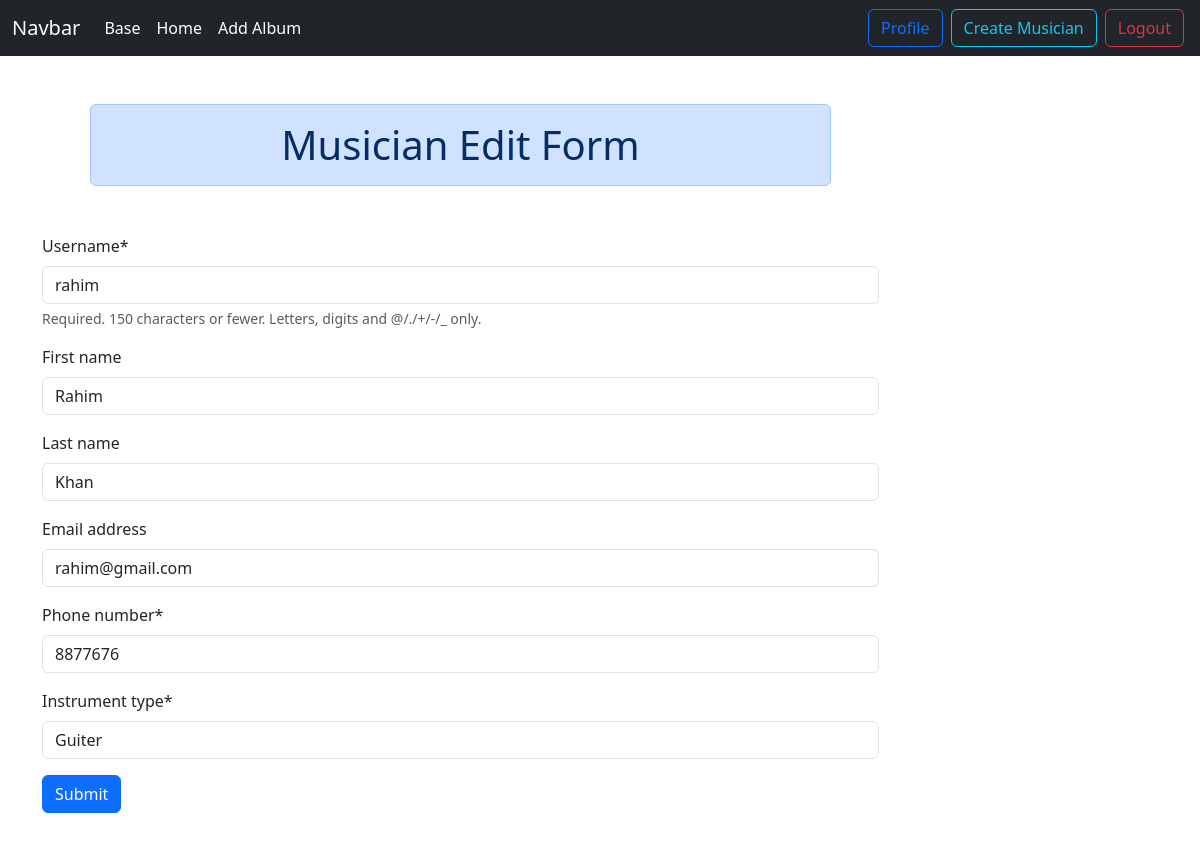
/musician/edit_musician/2/ (signed in), run on the app's committed database.
### musician/models.py (models this page shows, shortened)
class Musician(AbstractUser):
    phone_number = models.CharField(max_length=12)
    instrument_type = models.CharField(max_length=120)

### musician/views.py (the view, shortened to what this page needs)
# urls.py: path('edit_musician/<int:pk>/',views.EditMusicianView.as_view(),name="edit_musician"),
class EditMusicianView(LoginRequiredMixin, UpdateView):
    model = Musician
    form_class = ChangeMusicianDataForm
    template_name = 'edit_musician.html'
    success_url = reverse_lazy('homepage')
    login_url = 'login'

### musician/forms.py
class ChangeMusicianDataForm(UserChangeForm):
    password = None
    class Meta:
        model = Musician
        fields = ['username','first_name','last_name','email','phone_number','instrument_type']

### musician/templates/edit_musician.html (shortened to what this page needs)
{% extends 'base.html' %}
{% load crispy_forms_tags %}
{% load static %}
{% block content %}
<div class="container mb-5" >
    <form method="post" novalidate class="w-75">
        <h1 class="text-center m-5 alert alert-primary">Musician Edit Form</h1>
        {{form|crispy}}
        <button class="btn btn-primary mb-5">Submit</button>
    </form>
</div>
{% endblock content %}

### data on the page
Musician: username "rahim", first_name "Rahim", last_name "Khan", email "rahim@gmail.com", phone_number "8877676", instrument_type "Guiter"
